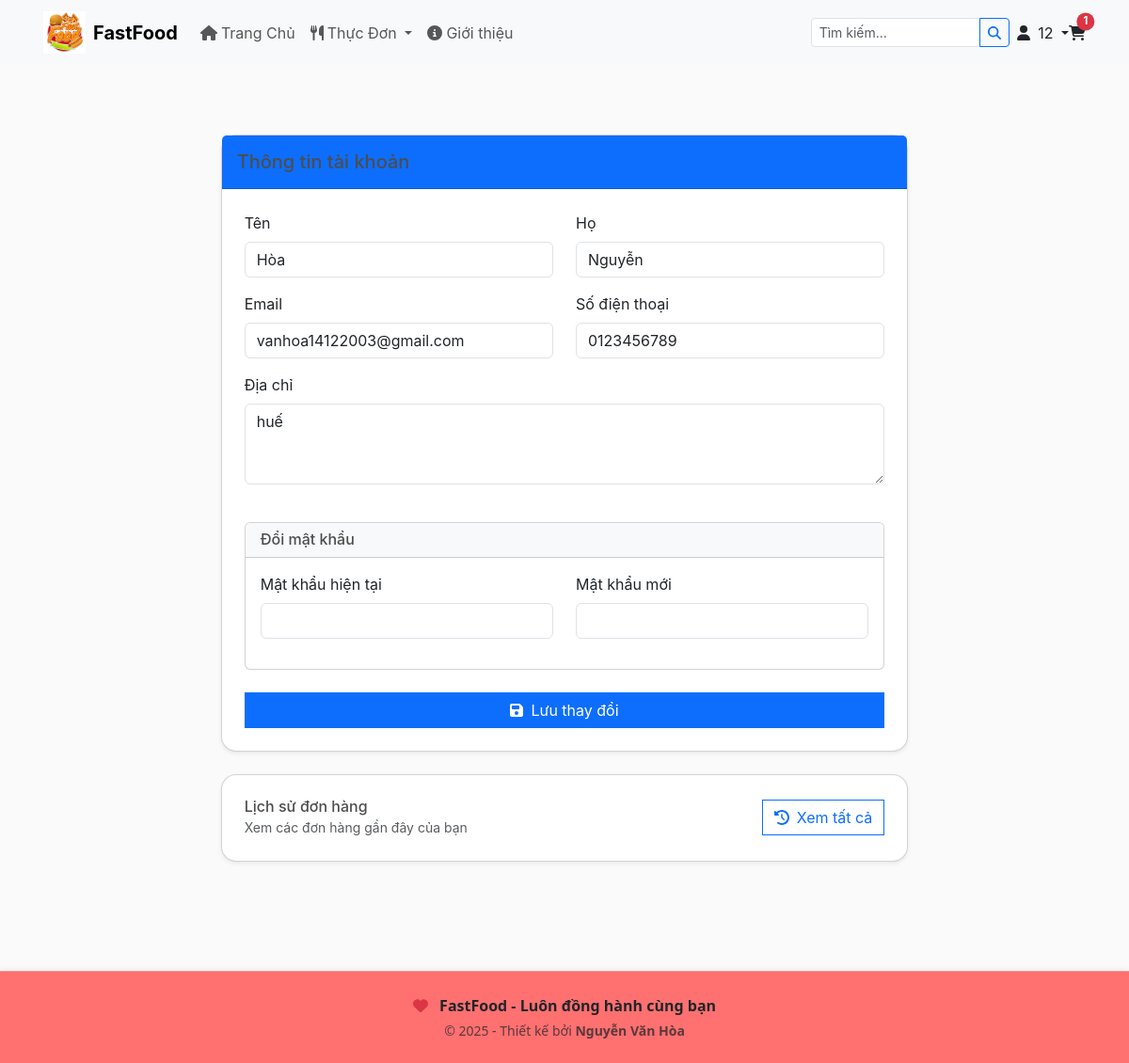
/profile/ (signed in), run on the app's committed database.
### hoadeptrai/models.py (models this page shows, shortened)
class Customer(AbstractUser):
    phone_number = models.CharField(max_length=20, blank=True)
    address = models.CharField(max_length=255, blank=True)
    ROLES = (
        ('customer', 'Customer'),
        ('seller', 'Seller'),
        ('admin', 'Admin')
    )
    role = models.CharField(max_length=10, choices=ROLES)
    loyalty_points = models.IntegerField(default=0)
    groups = models.ManyToManyField(Group, related_name="custom_customer_groups", blank=True)
    user_permissions = models.ManyToManyField(Permission, related_name="custom_customer_permissions", blank=True)

class Order(models.Model):
    customer = models.ForeignKey(Customer, on_delete=models.CASCADE)
    order_date = models.DateTimeField(auto_now_add=True)
    status = models.CharField(max_length=20, choices=[
        ('pending', 'Pending'),
        ('processing', 'Processing'),
        ('paid', 'Paid'),
        ('shipped', 'Shipped'),
        ('delivered', 'Delivered'),
        ('cancelled', 'Cancelled')
    ], default='pending')
    payment_method = models.CharField(max_length=20, choices=[
        ('cod', 'Cash on Delivery'),
        ('zalopay', 'ZaloPay')
    ], null=True, blank=True)
    payment_status = models.CharField(max_length=20, choices=[
        ('pending', 'Pending'),
        ('completed', 'Completed'),
        ('failed', 'Failed')
    ], default='pending')
    shipping_address = models.TextField()
    total_amount = models.DecimalField(max_digits=10, decimal_places=2)
    zalopay_trans_id = models.CharField(max_length=100, null=True, blank=True)
    promotion = models.ForeignKey('Promotion', on_delete=models.SET_NULL, null=True, blank=True)
    complete = models.BooleanField(default=False)  # Add this field
    @property
    def get_cart_items(self):
        return sum(item.quantity for item in self.orderitem_set.all())

class OrderItem(models.Model):
    order = models.ForeignKey(Order, on_delete=models.CASCADE)
    product = models.ForeignKey(Product, on_delete=models.CASCADE)
    quantity = models.PositiveIntegerField()
    price = models.DecimalField(max_digits=10, decimal_places=2)

### hoadeptrai/views.py (the view, shortened to what this page needs)
# urls.py: path('profile/', views.user_profile, name='user_profile'),
def user_profile(request):
    if not request.user.is_authenticated:
        return redirect('login')
    return render(request, 'app/profile.html', {'user': request.user})

### hoadeptrai/templates/app/profile.html (shortened to what this page needs)
{% extends 'app/base.html' %}
{% load static %}
{% block main_content %}
<div class="container my-5" style="margin-bottom: 100px !important;">
    <div class="row justify-content-center">
        <div class="col-lg-8">
            <div class="card shadow-sm rounded-4">
                <div class="card-header bg-primary text-white py-3">
                    <h5 class="mb-0">Thông tin tài khoản</h5>
                </div>
                <div class="card-body p-4">
                    <form method="POST">
                        <div class="row mb-4">
                            <div class="col-md-6 mb-3">
                                <label class="form-label">Tên</label>
                                <input type="text" class="form-control" name="first_name" value="{{ user.first_name }}">
                            </div>
                            <div class="col-md-6 mb-3">
                                <label class="form-label">Họ</label>
                                <input type="text" class="form-control" name="last_name" value="{{ user.last_name }}">
                            </div>
                            <div class="col-md-6 mb-3">
                                <label class="form-label">Email</label>
                                <input type="email" class="form-control" name="email" value="{{ user.email }}" required>
                            </div>
                            <div class="col-md-6 mb-3">
                                <label class="form-label">Số điện thoại</label>
                                <input type="tel" class="form-control" name="phone_number" value="{{ user.phone_number }}">
                            </div>
                            <div class="col-12 mb-3">
                                <label class="form-label">Địa chỉ</label>
                                <textarea class="form-control" name="address" rows="3">{{ user.address }}</textarea>
                            </div>
                        </div>
                        <div class="card mb-4">
                            <div class="card-header bg-light">
                                <h6 class="mb-0">Đổi mật khẩu</h6>
                            </div>
                            <div class="card-body">
                                <div class="row">
                                    <div class="col-md-6 mb-3">
                                        <label class="form-label">Mật khẩu hiện tại</label>
                                        <input type="password" class="form-control" name="current_password">
                                    </div>
                                    <div class="col-md-6 mb-3">
                                        <label class="form-label">Mật khẩu mới</label>
                                        <input type="password" class="form-control" name="new_password">
                                    </div>
                                </div>
                            </div>
                        </div>
                        <div class="d-grid">
                            <button type="submit" class="btn btn-primary">
                                <i class="fas fa-save me-2"></i>Lưu thay đổi
                            </button>
                        </div>
                    </form>
                </div>
            </div>
            <div class="card shadow-sm rounded-4 mt-4">
                <div class="card-body p-4">
                    <div class="d-flex justify-content-between align-items-center">
                        <div>
                            <h6 class="mb-0">Lịch sử đơn hàng</h6>
                            <small class="text-muted">Xem các đơn hàng gần đây của bạn</small>
                        </div>
                        <a href="{% url 'order_history' %}" class="btn btn-outline-primary">
                            <i class="fas fa-history me-2"></i>Xem tất cả
                        </a>
                    </div>
                </div>
            </div>
        </div>
    </div>
</div>
{% endblock %}

### hoadeptrai/templates/app/base.html (shortened to what this page needs)
{%load static%}
<!DOCTYPE html>
<html>
    <head>
        <link href="https://cdn.jsdelivr.net/npm/bootstrap@5.3.3/dist/css/bootstrap.min.css" rel="stylesheet">
        <link rel="stylesheet" href="{% static 'app/css/style.css' %}">
        <link rel="stylesheet" href="{% static 'app/css/main.css' %}">
        <link rel="stylesheet" href="{% static 'app/css/owl.carousel.min.css' %}">
        <link rel="stylesheet" href="https://cdnjs.cloudflare.com/ajax/libs/font-awesome/5.15.4/css/all.min.css">
    </head>
    <body>
        <nav class="navbar navbar-expand-lg bg-body-tertiary sticky-top py-1">
            <div class="container">
              <a class="navbar-brand d-flex align-items-center" href="{% url 'home' %}">
                <img src="{% static 'app/images/logopbl.jpg' %}" alt="logo" width="45" height="45" class="me-2">
                <span class="fw-bold">FastFood</span>
              </a>
              <div class="collapse navbar-collapse" id="navbarContent">
                <ul class="navbar-nav me-auto">
                  <li class="nav-item">
                    <a class="nav-link" href="{% url 'home' %}">
                      <i class="fas fa-home me-1"></i>Trang Chủ
                    </a>
                  </li>
                  <li class="nav-item dropdown">
                    <a class="nav-link dropdown-toggle" href="#" data-bs-toggle="dropdown">
                      <i class="fas fa-utensils me-1"></i>Thực Đơn
                    </a>
                  </li>
                  <li class="nav-item">
                    <a class="nav-link" href="#about">
                      <i class="fas fa-info-circle me-1"></i>Giới thiệu
                    </a>
                  </li>
                </ul>
                <form class="d-flex me-2" action="{% url 'search_products' %}" method="GET">
                  <div class="input-group input-group-sm">
                    <input class="form-control" type="search" name="q" placeholder="Tìm kiếm..." style="width: 180px">
                    <button class="btn btn-outline-primary btn-sm" type="submit">
                      <i class="fas fa-search"></i>
                    </button>
                  </div>
                </form>
                {% if user.is_authenticated %}
                <div class="nav-item dropdown">
                  <a class="nav-link dropdown-toggle" href="#" data-bs-toggle="dropdown">
                    <i class="fas fa-user me-1"></i>
                    <span class="d-none d-sm-inline">{{ user.username }}</span>
                  </a>
                </div>
                {% endif %}
                <a class="nav-link position-relative" href="{% url 'cart' %}">
                  <i class="fas fa-shopping-cart"></i>
                  {% if user.is_authenticated and user.order_set.first.get_cart_items > 0 %}
                  <span class="position-absolute top-0 start-100 translate-middle badge rounded-pill bg-danger" style="font-size: 0.6em">
                    {{ user.order_set.first.get_cart_items }}
                  </span>
                  {% endif %}
                </a>
              </div>
            </div>
          </nav>
        {% block main_content %} {% endblock main_content %}
         <footer class="custom-footer text-center text-dark py-2 mt-auto">
      <div class="container">
          <div class="d-flex flex-column align-items-center justify-content-center">
              <p class="mb-1">
                  <i class="fas fa-heart text-danger me-2"></i>
                  <strong>FastFood - Luôn đồng hành cùng bạn</strong>
              </p>
              <p class="mb-0 small text-muted">
                  © 2025 - Thiết kế bởi <strong>Nguyễn Văn Hòa</strong>
              </p>
          </div>
      </div>
    </footer>
    </body>
</html>

### hoadeptrai/static/app/css/style.css (style rules this page uses)
:root { --primary-color: #4f868c; --secondary-color: #6c757d; }
body { font-family: -apple-system, BlinkMacSystemFont, "Segoe UI", Roboto, "Helvetica Neue", Arial, sans-serif; line-height: 1.5; }
.container { padding: 1rem; }
h1, h2, h3, h4, h5, h6 { margin-bottom: 1rem; }
.btn { transition: all 0.3s ease; }
.card { transition: transform 0.3s ease; }

### hoadeptrai/static/app/css/main.css (style rules this page uses)
body { background-color: hsl(0, 0%, 98%); }
h1,h2,h3,h4,h5,h6 { color:hsl(0, 0%, 30%); }
.col-lg-3, .col-lg-4, .col-lg-6, .col-lg-8, .col-lg-12 { margin-top: 10px; }
.btn { border-radius: 0; }

### hoadeptrai/templates/app/base.html (style rules this page uses)
.custom-footer { background-color:rgb(255, 112, 112); border-top: 1px solid #e99; box-shadow: 0 -2px 5px rgba(0, 0, 0, 0.05); font-family: 'Segoe UI', Tahoma, Geneva, Verdana, sans-serif; transition: all 0.3s ease-in-out; }
.navbar .container { padding-top: 0.2rem; padding-bottom: 0.2rem; }
.nav-link .badge { font-size: 0.7rem !important; }
.custom-footer { padding: 0.5em 0 !important; }

### data on the page
Customer: username "12", order_set.first.get_cart_items "1", first_name "Hòa", last_name "Nguyễn", email "vanhoa14122003@gmail.com", phone_number "0123456789", address "huế"
